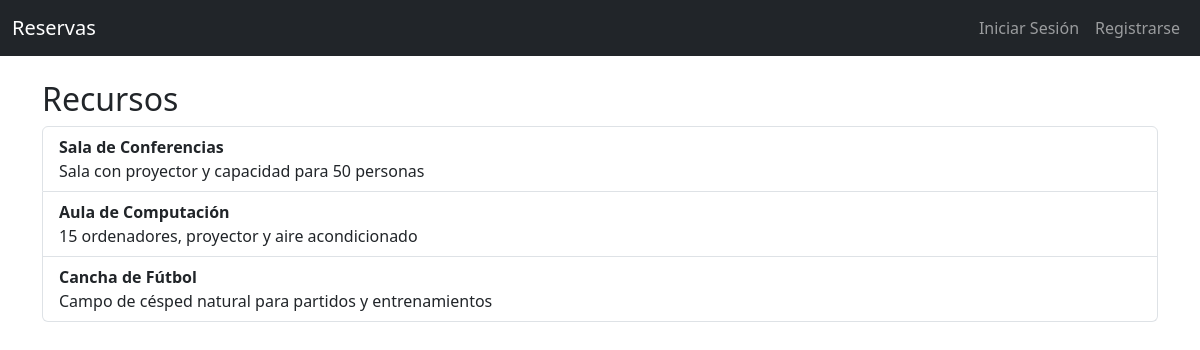
Page /recursos/ on the committed database.
### reservas/models.py (models this page shows, shortened)
class Recurso(models.Model):
    nombre = models.CharField(max_length=100, unique=True)
    descripcion = models.TextField(blank=True)
    ubicacion = models.CharField(max_length=100, blank=True)
    disponible = models.BooleanField(default=True)

### reservas/views.py (the view)
# urls.py: path('recursos/', views.RecursoListView.as_view(), name='recurso_list'),
class RecursoListView(ListView):
    model = Recurso
    template_name = 'reservas/recurso_list.html'
    context_object_name = 'recursos'

### reservas/templates/reservas/recurso_list.html (shortened to what this page needs)
{% extends "reservas/base.html" %}
{% block content %}
<h2>Recursos</h2>
<div class="list-group">
  {% for recurso in recursos %}
    <a href="{% url 'recurso_detail' recurso.pk %}" class="list-group-item list-group-item-action">
      <strong>{{ recurso.nombre }}</strong>
      <br>{{ recurso.descripcion|truncatewords:20 }}
    </a>
  {% empty %}
    <p>No hay recursos registrados.</p>
  {% endfor %}
</div>
{% endblock %}

### reservas/templates/reservas/base.html (shortened to what this page needs)
<!DOCTYPE html>
<html lang="es">
<head>
  <link rel="stylesheet" href="https://cdn.jsdelivr.net/npm/bootstrap@5.3.0/dist/css/bootstrap.min.css">
</head>
<body>
  <nav class="navbar navbar-expand-lg navbar-dark bg-dark">
    <div class="container-fluid">
      <a class="navbar-brand" href="{% url 'inicio' %}">Reservas</a>
      <div class="collapse navbar-collapse" id="navbarNav">
        <ul class="navbar-nav ms-auto">
          {% if user.is_authenticated %}
            <li class="nav-item"><a class="nav-link" href="{% url 'recurso_list' %}">Recursos</a></li>
            <li class="nav-item"><a class="nav-link" href="{% url 'reserva_list' %}">Mis Reservas</a></li>
            {% if user.is_staff %}
              <li class="nav-item"><a class="nav-link" href="{% url 'bloqueo_nuevo' %}">Crear Bloqueo</a></li>
            {% endif %}
            <li class="nav-item"><a class="nav-link" href="{% url 'logout' %}">Cerrar Sesión</a></li>
          {% else %}
            <li class="nav-item"><a class="nav-link" href="{% url 'login' %}">Iniciar Sesión</a></li>
            <li class="nav-item"><a class="nav-link" href="{% url 'register' %}">Registrarse</a></li>
          {% endif %}
        </ul>
      </div>
    </div>
  </nav>
  <div class="container mt-4">
    {% block content %}{% endblock %}
  </div>
</body>
</html>

### rows in the picture
Recurso: nombre "Sala de Conferencias", descripcion "Sala con proyector y capacidad para 50 personas"
Recurso: nombre "Aula de Computación", descripcion "15 ordenadores, proyector y aire acondicionado"
Recurso: nombre "Cancha de Fútbol", descripcion "Campo de césped natural para partidos y entrenamientos"
